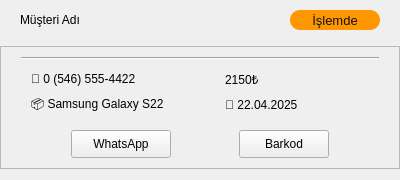
            <widget class="QWidget" name="card_4" native="true">
             <property name="minimumSize">
              <size>
               <width>400</width>
               <height>180</height>
              </size>
             </property>
             <property name="maximumSize">
              <size>
               <width>400</width>
               <height>180</height>
              </size>
             </property>
             <property name="styleSheet">
              <string notr="true"/>
             </property>
             <property name="card" stdset="0">
              <string>main</string>
             </property>
             <layout class="QVBoxLayout" name="verticalLayout_12">
              <property name="leftMargin">
               <number>0</number>
              </property>
              <property name="topMargin">
               <number>0</number>
              </property>
              <property name="rightMargin">
               <number>0</number>
              </property>
              <item>
               <widget class="QWidget" name="cardHeader_4" native="true">
                <property name="minimumSize">
                 <size>
                  <width>0</width>
                  <height>40</height>
                 </size>
                </property>
                <property name="maximumSize">
                 <size>
                  <width>16777215</width>
                  <height>40</height>
                 </size>
                </property>
                <property name="styleSheet">
                 <string notr="true"/>
                </property>
                <property name="card" stdset="0">
                 <string>header</string>
                </property>
                <layout class="QHBoxLayout" name="horizontalLayout_12">
                 <property name="leftMargin">
                  <number>20</number>
                 </property>
                 <property name="topMargin">
                  <number>0</number>
                 </property>
                 <property name="rightMargin">
                  <number>20</number>
                 </property>
                 <property name="bottomMargin">
                  <number>0</number>
                 </property>
                 <item>
                  <widget class="QLabel" name="cardHeaderLabel_4">
                   <property name="styleSheet">
                    <string notr="true"/>
                   </property>
                   <property name="text">
                    <string>Müşteri Adı</string>
                   </property>
                   <property name="card" stdset="0">
                    <string>headerLabel</string>
                   </property>
                  </widget>
                 </item>
                 <item>
                  <spacer name="cardHeaderSpacer_4">
                   <property name="orientation">
                    <enum>Qt::Orientation::Horizontal</enum>
                   </property>
                   <property name="sizeHint" stdset="0">
                    <size>
                     <width>13</width>
                     <height>20</height>
                    </size>
                   </property>
                  </spacer>
                 </item>
                 <item>
                  <widget class="QLabel" name="cardHeaderStatus_5">
                   <property name="minimumSize">
                    <size>
                     <width>90</width>
                     <height>20</height>
                    </size>
                   </property>
                   <property name="maximumSize">
                    <size>
                     <width>90</width>
                     <height>20</height>
                    </size>
                   </property>
                   <property name="styleSheet">
                    <string notr="true">background-color: #ff9800;
color: #121212;
border-radius: 10px;
font-size: 13px, bold;</string>
                   </property>
                   <property name="text">
                    <string>İşlemde</string>
                   </property>
                   <property name="alignment">
                    <set>Qt::AlignmentFlag::AlignCenter</set>
                   </property>
                  </widget>
                 </item>
                </layout>
               </widget>
              </item>
              <item>
               <widget class="QFrame" name="cardContent_4">
                <property name="styleSheet">
                 <string notr="true"/>
                </property>
                <property name="frameShape">
                 <enum>QFrame::Shape::StyledPanel</enum>
                </property>
                <property name="frameShadow">
                 <enum>QFrame::Shadow::Raised</enum>
                </property>
                <property name="card" stdset="0">
                 <string>content</string>
                </property>
                <layout class="QVBoxLayout" name="verticalLayout_13">
                 <property name="spacing">
                  <number>4</number>
                 </property>
                 <property name="leftMargin">
                  <number>20</number>
                 </property>
                 <property name="topMargin">
                  <number>10</number>
                 </property>
                 <property name="rightMargin">
                  <number>20</number>
                 </property>
                 <property name="bottomMargin">
                  <number>4</number>
                 </property>
                 <item>
                  <widget class="Line" name="cardSeperator_4">
                   <property name="styleSheet">
                    <string notr="true"/>
                   </property>
                   <property name="orientation">
                    <enum>Qt::Orientation::Horizontal</enum>
                   </property>
                   <property name="card" stdset="0">
                    <string>seperator</string>
                   </property>
                  </widget>
                 </item>
                 <item>
                  <layout class="QGridLayout" name="cardGrid_4">
                   <property name="leftMargin">
                    <number>10</number>
                   </property>
                   <property name="topMargin">
                    <number>4</number>
                   </property>
                   <property name="bottomMargin">
                    <number>0</number>
                   </property>
                   <property name="horizontalSpacing">
                    <number>40</number>
                   </property>
                   <property name="verticalSpacing">
                    <number>4</number>
                   </property>
                   <item row="1" column="0">
                    <widget class="QLabel" name="cardProduct_4">
                     <property name="text">
                      <string>📦 Samsung Galaxy S22</string>
                     </property>
                     <property name="card" stdset="0">
                      <string>label</string>
                     </property>
                    </widget>
                   </item>
                   <item row="0" column="0">
                    <widget class="QLabel" name="cardPhone_4">
                     <property name="text">
                      <string>📱 0 (546) 555-4422</string>
                     </property>
                     <property name="card" stdset="0">
                      <string>label</string>
                     </property>
                    </widget>
                   </item>
                   <item row="1" column="1">
                    <widget class="QLabel" name="cardDate_4">
                     <property name="text">
                      <string>📅 22.04.2025</string>
                     </property>
                     <property name="card" stdset="0">
                      <string>label</string>
                     </property>
                    </widget>
                   </item>
                   <item row="0" column="1">
                    <widget class="QLabel" name="cardPrice_4">
                     <property name="text">
                      <string>2150₺</string>
                     </property>
                     <property name="card" stdset="0">
                      <string>label</string>
                     </property>
                     <property name="content" stdset="0">
                      <string>price</string>
                     </property>
                    </widget>
                   </item>
                  </layout>
                 </item>
                 <item>
                  <layout class="QHBoxLayout" name="cardButtonsLayout_4">
                   <property name="leftMargin">
                    <number>50</number>
                   </property>
                   <property name="topMargin">
                    <number>10</number>
                   </property>
                   <property name="rightMargin">
                    <number>50</number>
                   </property>
                   <property name="bottomMargin">
                    <number>6</number>
                   </property>
                   <item>
                    <widget class="QPushButton" name="cardButtonsWhatsapp_4">
                     <property name="minimumSize">
                      <size>
                       <width>100</width>
                       <height>28</height>
                      </size>
                     </property>
                     <property name="maximumSize">
                      <size>
                       <width>100</width>
                       <height>28</height>
                      </size>
                     </property>
                     <property name="styleSheet">
                      <string notr="true"/>
                     </property>
                     <property name="text">
                      <string>WhatsApp</string>
                     </property>
                     <property name="card" stdset="0">
                      <string>whatsApp</string>
                     </property>
                    </widget>
                   </item>
                   <item>
                    <spacer name="cardButtonsSpacer_4">
                     <property name="orientation">
                      <enum>Qt::Orientation::Horizontal</enum>
                     </property>
                     <property name="sizeHint" stdset="0">
                      <size>
                       <width>40</width>
                       <height>20</height>
                      </size>
                     </property>
                    </spacer>
                   </item>
                   <item>
                    <widget class="QPushButton" name="cardButtonsBarcode_4">
                     <property name="minimumSize">
                      <size>
                       <width>90</width>
                       <height>28</height>
                      </size>
                     </property>
                     <property name="maximumSize">
                      <size>
                       <width>90</width>
                       <height>28</height>
                      </size>
                     </property>
                     <property name="styleSheet">
                      <string notr="true"/>
                     </property>
                     <property name="text">
                      <string>Barkod</string>
                     </property>
                     <property name="card" stdset="0">
                      <string>print</string>
                     </property>
                    </widget>
                   </item>
                  </layout>
                 </item>
                </layout>
               </widget>
              </item>
             </layout>
            </widget>
